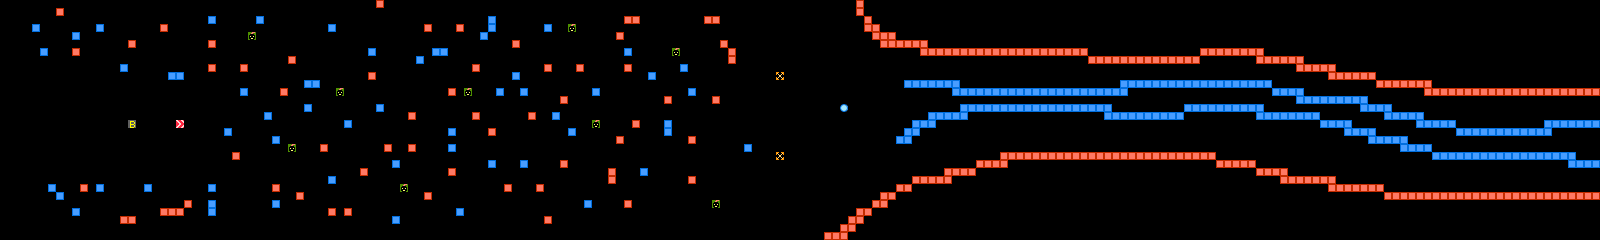

This is a level from a 2D game, rendered from its Tiled map with the project's own tilesets. A one-line summary and the map file follow, with tile-layer data summarised:
An orthogonal 200x30 tile map with 8x8 px tiles, 1 tile layer (layer), 2 tilesets.

<map version="1.0" orientation="orthogonal" width="200" height="30" tilewidth="8" tileheight="8">
 <tileset firstgid="1" name="chip" tilewidth="8" tileheight="8">
  <image source="chip.png" width="128" height="128" />
 </tileset>
 <tileset firstgid="257" name="chip" tilewidth="8" tileheight="8">
  <image source="../chip.png" width="128" height="128" />
 </tileset>
 <layer name="layer" width="200" height="30">
  <properties>
   <property name="object" value="true" />
  </properties>
  <data>[6000 cells, 536 non-empty, 7 distinct tile ids]</data>
 </layer>
</map>
